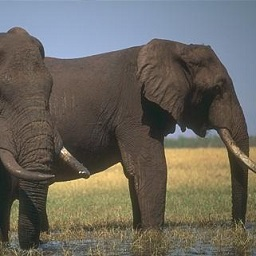
%> input picture EX3/codes/img01.jpg, 256 x 256 px
$ octave segmentation.m   (GNU Octave 9; MATLAB toolbox functions it lacks are replaced by stand-ins)
%> lines starting %> are read from the running program, lines starting %| are printed output that depends on the picture
### EX3/codes/normalize.m
function data = normalize(x)
for j=1:size(x,2)
    for i=1:size(x,1)
        data(i,j) = double(x(i,j)) / 255;
    end
end

### EX3/codes/segmentation.m
% Algorithm c_Means applied in segmentation of images
close all; clear all; clc
figure
img = imread('img01.jpg');
%> img is the input picture: size 256x256x3 uint8; mean R, G, B 107.1, 103, 94.2
imshow(img);
data = normalize(reshape(img,[],3));
alg = 0;                % 0: matlab function;   1: implemented function
for c = 5:5             % number of clusters
    m = 2;              % power of the membership
    if alg == 0
        [center, U, obj_fun{c-1}] = fcm(data, c);           % matlab function
%> center = [0.584 0.656 0.767; 0.616 0.562 0.393; 0.206 0.19 0.156; 0.377 0.331 0.279; 0.497 0.555 0.63]
    else
        e = 1e-3;       % maximum error
        [center, U, obj_fun{c-1}] = cmeans(data, c, m, e);	% implemented function
    end
    for j=1:size(data,1)
        [x i] = max(U(:,j));
        new_data(j,:) = center(i,:);
    end
%> this loop made 65536 passes
%> (x, i) on passes 1 to 3: (0.962, 1), (0.687, 1), (0.794, 1)
    new_img = reshape(uint8(new_data*255),[size(img,1),size(img,2),size(img,3)]);
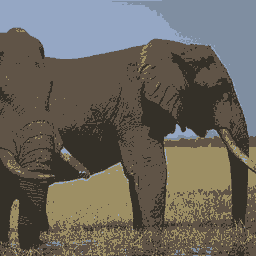
%> new_img: size 256x256x3 uint8; mean R, G, B 105.9, 101.6, 93.2
    figure
    imshow(new_img);
end
% trajectories of the objective function for each number of clusters
figure
hold on
for i=1:c-1
    plot(obj_fun{i},':x')
end
xlabel('Number of iteration');
ylabel('Value of the objective function');
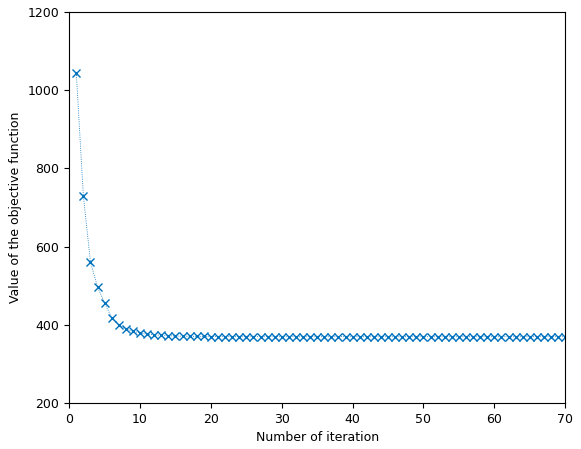
%> figure redrawn from the program's plot data; curve peaks at x = 1, y = 1044.2
% [4 lines of commented-out code are left out]
